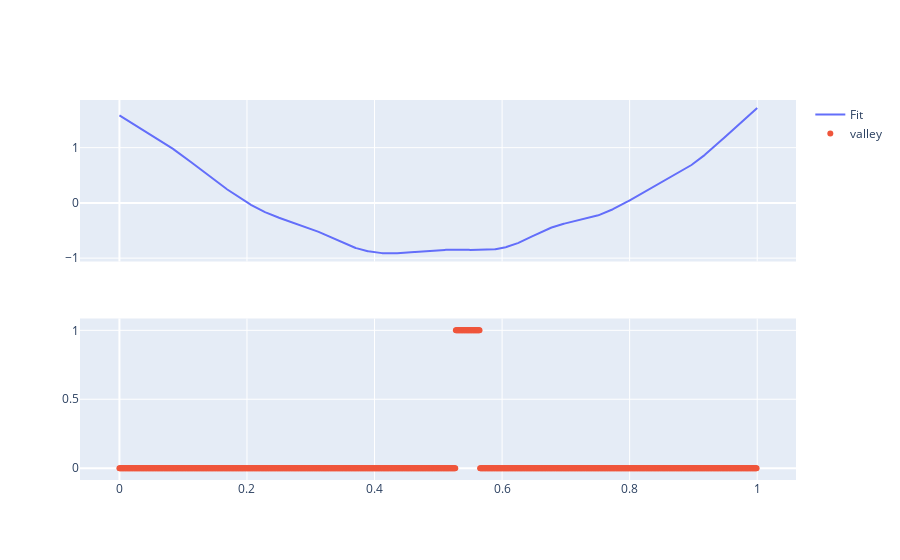

The notebook cell saved with this chart:
### Code cell
print("Metric = ", M1.eval_metric(X=x, y=y.ravel()))
print("MSE = ", M1.mse)
test_model_against_constraint(model=M1, plot_=True, dim=x.shape[1])

### Figure 1 — Plotly figure (JSON) as saved in the notebook; plotly's stock layout.template omitted (floating-point values rounded to 4 significant figures; data arrays with more than 128 entries replaced by an {"elided": "..."} marker saying what was removed)
{"data": [{"name": "Fit", "type": "scatter", "x": {"elided": "1000 float values"}, "xaxis": "x", "y": {"elided": "1000 float values"}, "yaxis": "y"}, {"mode": "markers", "name": "valley", "type": "scatter", "x": {"elided": "1000 float values"}, "xaxis": "x2", "y": {"elided": "999 int values"}, "yaxis": "y2"}], "layout": {"autosize": true, "xaxis": {"anchor": "y", "autorange": true, "domain": [0, 1], "matches": "x2", "range": [-0.05888, 1.058], "showticklabels": false, "type": "linear"}, "xaxis2": {"anchor": "y2", "autorange": true, "domain": [0, 1], "range": [-0.05888, 1.058], "type": "linear"}, "yaxis": {"anchor": "x", "autorange": true, "domain": [0.575, 1], "range": [-1.061, 1.863], "type": "linear"}, "yaxis2": {"anchor": "x2", "autorange": true, "domain": [0, 0.425], "range": [-0.09906, 1.099], "type": "linear"}}}
